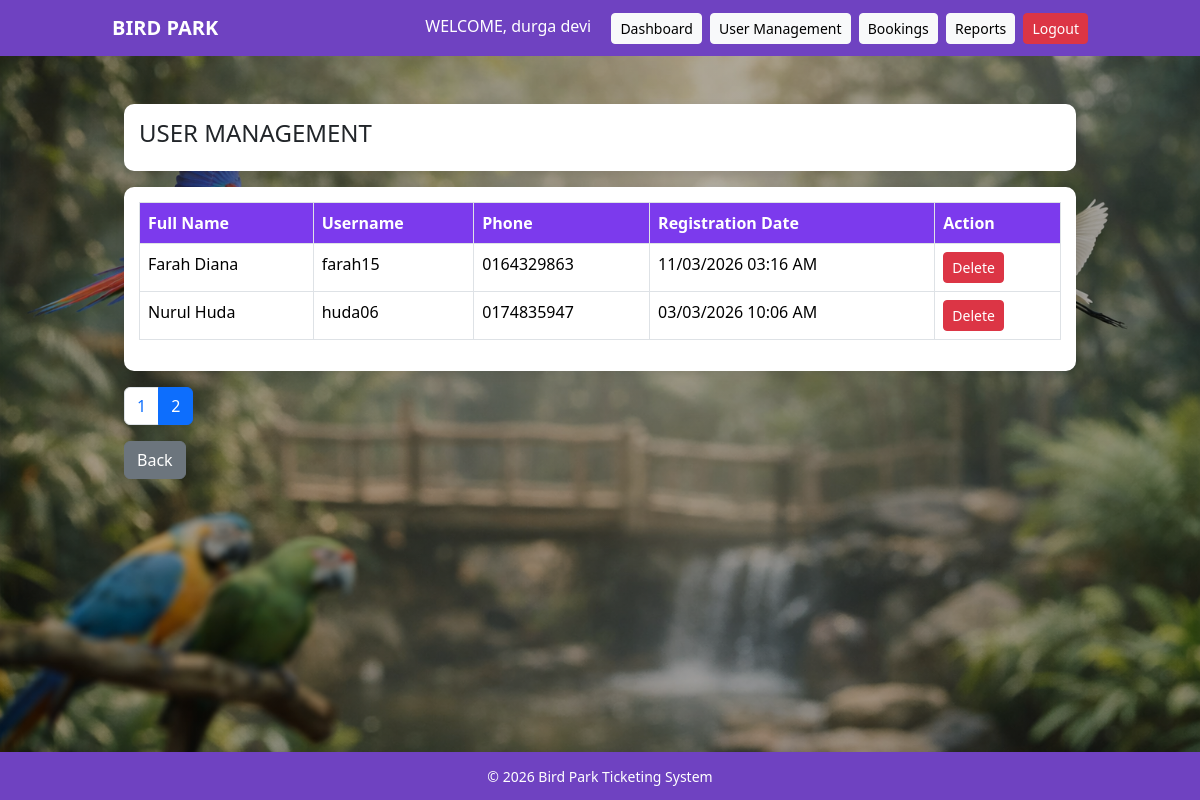
Page /Admin_project/admin_user.php?page=2 (signed in) on the committed database.
### tables this page shows
CREATE TABLE `user` (
  `id` int(11) NOT NULL,
  `fullname` varchar(100) NOT NULL,
  `username` varchar(50) NOT NULL,
  `password` varchar(255) NOT NULL,
  `phone` varchar(20) DEFAULT NULL,
  `role` varchar(20) NOT NULL DEFAULT 'customer',
  `created_at` timestamp NOT NULL DEFAULT current_timestamp()
);

### Admin_project/admin_user.php (the view, shortened to what this page needs)
<?php
include 'conn.php';
include 'header.php';
$limit = 8;
$page = isset($_GET['page']) ? intval($_GET['page']) : 1;
$offset = ($page - 1) * $limit;
$sql = "SELECT id, fullname, username, phone,created_at
        FROM user
        WHERE role='customer'
		ORDER BY user.created_at DESC, user.id DESC
        LIMIT $limit OFFSET $offset";
$result = $conn->query($sql);
$totalResult = $conn->query("SELECT COUNT(*) as total FROM user WHERE role='customer'");
$totalRow = $totalResult->fetch_assoc();
$totalUsers = $totalRow['total'];
$totalPages = ceil($totalUsers / $limit);
?>
<div class="container mt-4">
<div class="card-box mb-3">
<h4>USER MANAGEMENT</h4>
</div>
<div class="card-box">
<table class="table table-bordered table-hover">
<tr>
    <th>Full Name</th>
    <th>Username</th>
    <th>Phone</th>
    <th>Registration Date</th>
    <th>Action</th>
</tr>
<?php while($row = $result->fetch_assoc()): ?>
<tr>
    <td><?= htmlspecialchars($row['fullname']); ?></td>
    <td><?= htmlspecialchars($row['username']); ?></td>
    <td><?= htmlspecialchars($row['phone']); ?></td>
<td>
<?= date("d/m/Y h:i A", strtotime($row['created_at'])); ?>
</td>    <td>
        <a href="?delete=<?= $row['id']; ?>"
           class="btn btn-danger btn-sm"
           onclick="return confirm('Delete this user?')">
           Delete
        </a>
    </td>
</tr>
<?php endwhile; ?>
</table>
</div>
<div class="mt-3">
<nav>
<ul class="pagination">
<?php for($i=1; $i<=$totalPages; $i++): ?>
    <li class="page-item <?= ($i==$page)?'active':''; ?>">
        <a class="page-link" href="?page=<?= $i; ?>">
            <?= $i; ?>
        </a>
    </li>
<?php endfor; ?>
</ul>
</nav>
</div>
<a href="admin_dashboard.php" class="btn btn-secondary">Back</a>
</div>
<?php include 'footer.php'; ?>

### Admin_project/header.php (style rules this page uses)
body { min-height: 100vh; background: #f7f7f7; position: relative; }
body::before { content: ""; position: fixed; width: 100%; height: 100%; background: linear-gradient(rgba(0,0,0,0.3), rgba(0,0,0,0.3)), url("images/birdpark_bg.jpg") center/cover no-repeat; z-index: -1; }

### Admin_project/admin_user.php (style rules this page uses)
.container { max-width:1000px }
.card-box { background:white; padding:15px; border-radius:10px; box-shadow:0 3px 10px rgba(0,0,0,0.08) }
.table th { background:#7c3aed; color:white; }

### rows in the picture
user: fullname "Farah Diana", username "farah15", phone "0164329863", created_at "11/03/2026 03:16 AM"
user: fullname "Nurul Huda", username "huda06", phone "0174835947", created_at "03/03/2026 10:06 AM"

### other values in the picture
$_SESSION['admin_name'] "durga devi"
